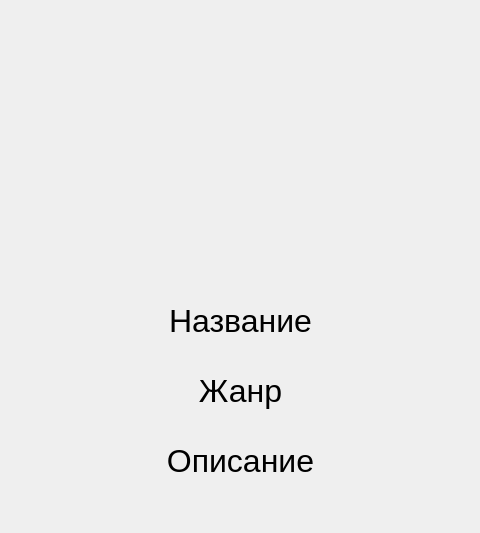
<?xml version="1.0" encoding="UTF-8"?>
<ui version="4.0">
 <class>Form</class>
 <widget class="QWidget" name="Form">
  <property name="geometry">
   <rect>
    <x>0</x>
    <y>0</y>
    <width>480</width>
    <height>533</height>
   </rect>
  </property>
  <property name="windowTitle">
   <string>Form</string>
  </property>
  <widget class="QLabel" name="pic_label">
   <property name="geometry">
    <rect>
     <x>10</x>
     <y>10</y>
     <width>461</width>
     <height>281</height>
    </rect>
   </property>
   <property name="text">
    <string/>
   </property>
   <property name="alignment">
    <set>Qt::AlignCenter</set>
   </property>
  </widget>
  <widget class="QLabel" name="label">
   <property name="geometry">
    <rect>
     <x>170</x>
     <y>300</y>
     <width>141</width>
     <height>41</height>
    </rect>
   </property>
   <property name="font">
    <font>
     <pointsize>24</pointsize>
    </font>
   </property>
   <property name="text">
    <string>Название</string>
   </property>
   <property name="alignment">
    <set>Qt::AlignCenter</set>
   </property>
  </widget>
  <widget class="QLabel" name="name_label">
   <property name="geometry">
    <rect>
     <x>0</x>
     <y>340</y>
     <width>471</width>
     <height>20</height>
    </rect>
   </property>
   <property name="font">
    <font>
     <pointsize>10</pointsize>
    </font>
   </property>
   <property name="text">
    <string/>
   </property>
   <property name="alignment">
    <set>Qt::AlignCenter</set>
   </property>
  </widget>
  <widget class="QLabel" name="label_7">
   <property name="geometry">
    <rect>
     <x>140</x>
     <y>370</y>
     <width>201</width>
     <height>41</height>
    </rect>
   </property>
   <property name="font">
    <font>
     <pointsize>24</pointsize>
    </font>
   </property>
   <property name="text">
    <string>Жанр</string>
   </property>
   <property name="alignment">
    <set>Qt::AlignCenter</set>
   </property>
  </widget>
  <widget class="QLabel" name="genre_label">
   <property name="geometry">
    <rect>
     <x>0</x>
     <y>410</y>
     <width>471</width>
     <height>20</height>
    </rect>
   </property>
   <property name="font">
    <font>
     <pointsize>10</pointsize>
    </font>
   </property>
   <property name="text">
    <string/>
   </property>
   <property name="alignment">
    <set>Qt::AlignCenter</set>
   </property>
  </widget>
  <widget class="QLabel" name="label_8">
   <property name="geometry">
    <rect>
     <x>140</x>
     <y>440</y>
     <width>201</width>
     <height>41</height>
    </rect>
   </property>
   <property name="font">
    <font>
     <pointsize>24</pointsize>
    </font>
   </property>
   <property name="text">
    <string>Описание</string>
   </property>
   <property name="alignment">
    <set>Qt::AlignCenter</set>
   </property>
  </widget>
  <widget class="QWidget" name="horizontalLayoutWidget">
   <property name="geometry">
    <rect>
     <x>10</x>
     <y>480</y>
     <width>461</width>
     <height>291</height>
    </rect>
   </property>
   <layout class="QHBoxLayout" name="horizontalLayout">
    <item>
     <widget class="QLabel" name="description_label">
      <property name="sizePolicy">
       <sizepolicy hsizetype="Fixed" vsizetype="Fixed">
        <horstretch>0</horstretch>
        <verstretch>0</verstretch>
       </sizepolicy>
      </property>
      <property name="minimumSize">
       <size>
        <width>300</width>
        <height>30</height>
       </size>
      </property>
      <property name="maximumSize">
       <size>
        <width>300</width>
        <height>1000</height>
       </size>
      </property>
      <property name="text">
       <string/>
      </property>
      <property name="textFormat">
       <enum>Qt::AutoText</enum>
      </property>
      <property name="alignment">
       <set>Qt::AlignHCenter|Qt::AlignTop</set>
      </property>
      <property name="wordWrap">
       <bool>true</bool>
      </property>
     </widget>
    </item>
   </layout>
  </widget>
 </widget>
 <resources/>
 <connections/>
</ui>
